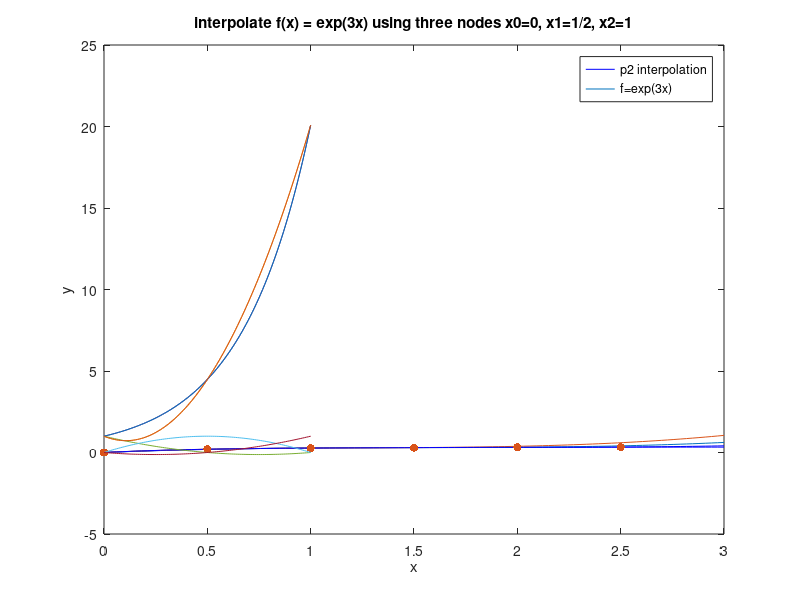

This figure's MATLAB source: (Note: this script raises an error after producing the figure.)
%%
%(a) table of data
X = [0 0.5 1.0 1.5 2.0 2.5]';
Y = [0 0.2 0.27 0.30 0.32 0.33]';
coef_a = X.^3;
coef_b = X.^2;
coef_c = X;
coef_d = ones(6,1);

% write coefficients into matrix A
A = zeros(6,4);
A(:,1) = coef_a;
A(:,2) = coef_b;
A(:,3) = coef_c;
A(:,4) = coef_d;


% all six points
[Q, R]= qr(A);
coefs =  R\(Q'*Y);
x = linspace(0,3, 100);
y_lsq = coefs(1)* x.^3 +coefs(2) * x.^2 + coefs(3) * x + coefs(4);
plot(x, y_lsq,'blue')
hold on


% only the data i = 0,1,2,3,4
[Q2, R2]= qr(A(1:5,1:4));
coefs_2 =  R2\(Q2'*Y(1:5));
x = linspace(0,3, 100);
y2_lsq = coefs_2(1)* x.^3 +coefs_2(2) * x.^2 + coefs_2(3) * x + coefs_2(4);
plot(x, y2_lsq)
hold on



% only the data i = 0,1,2,3
[Q3, R3]= qr(A(1:4,1:4));
coefs_3 =  R3\(Q3'*Y(1:4));
x = linspace(0,3, 100);
y3_lsq = coefs_3(1)* x.^3 +coefs_3(2) * x.^2 + coefs_3(3) * x + coefs_3(4);
plot(x, y3_lsq)
hold on
scatter(X, Y, 'filled')
xlabel('x')
ylabel('y')
legend('6 points interpolation','5 points interpolation', '4 points interpolation', 'data points')

% case three is a sqecial least square problem because the least square
% polynomial we find fits perfectly with the actual data point without any error. 

%%
%(b)

clc
clear all
close all
X = [0 0.5 1.0 1.5 2.0 2.5]';
Y = [0 0.2 0.27 0.30 0.32 0.33]';
coef_a = X.^5;
coef_b = X.^4;
coef_c = X.^3;
coef_d = X.^2;
coef_e = X;
coef_f = ones(6,1);

A = zeros(6,6);
A(:,1) = coef_a;
A(:,2) = coef_b;
A(:,3) = coef_c;
A(:,4) = coef_d;
A(:,5) = coef_e;
A(:,6) = coef_f;

[Q, R]= qr(A);
coefs =  R\(Q'*Y);
x = linspace(0,3, 100);
y_lsq = coefs(1)* x.^5 +coefs(2) * x.^4 + coefs(3) * x.^3 + coefs(4)* x.^2 + coefs(5)*x + coefs(6);
plot(x, y_lsq,'blue')
hold on
scatter(X, Y, 'filled')
legend('five degree interpolation', 'data points')


% we would have to use polynomials with degree greater or equal to 5 so
% that the solution interpolates all six data points


%%  4. polynomial interpolation and error estimation
%(a)
clc
clear all
close all
X = [0 1/2 1]';
Y = exp(3*X);
A = zeros(3,3);
A (:, 1)= [1 1 1]';
A (:, 2)= X;
A (:, 3)= X.^2;
coef = linsolve(A, Y);
x = linspace(0,1,100);
P2 = coef(1) + coef(2) * x + coef(3) * x.^2;
f = exp(3*x);
plot(x, P2)
hold on
plot(x, f)

legend('numerical interpolation using monomial basis','f(x)= exp(3x)', 'location', 'best')
title('numerical interpolation of three nodes x0=0, x1=1/2, x2=1 using monomial basis')
xlabel('x');
ylabel('y');




%% (b)

clc
clear all
close all

x = linspace(0,1,100);
L0 = 2* x.^2 - 3*x +1;
L1 = -4*x.^2 + 4*x;
L2 = 2*x.^2-x;

plot(x, L0)
hold on
plot(x, L1)
hold on
plot(x, L2)
title('lagrange basis')
legend('lagrange basis L0', 'lagrange basis L1', 'lagrange basis L2')

%%


clc
clear all
close all

c0 = 1;
c1 = 4 * e^(3/2) - e^3 - 3;
c2 = 2 - 4 * e^(3/2) + 2 * e^3;

x = linspace(0,1,100);
P2_a = c0 + c1 * x + c2 * x.^2;
f = exp(3 * x);

plot(x, f)
hold on
plot(x, P2_a)

title('interpolate f(x) = exp(3x) using three nodes x0=0, x1=1/2, x2=1')
xlabel('x')
ylabel('y')
legend('p2 interpolation', 'f=exp(3x)','location', 'best')


%%
%3(c)
K2 = [];
n1 = 5;
x_5 = linspace(-1,1,n1+1);
A_5 = fliplr(vander(x_5));
K2(1) = cond(A_5);
disp('when n=5: ')
K2(1)

n2 = 10;
x_10 = linspace(-1,1,n2+1);
A_10 = fliplr(vander(x_10));
K2(2) = cond(A_10);
disp('when n=10: ')
K2(2)


n3 = 20;
x_20 = linspace(-1,1,n3+1);
A_20 = fliplr(vander(x_20));
K2(3) = cond(A_20);
disp('when n=20: ')
K2(3)

n4 = 30;
x_30 = linspace(-1,1,n4+1);
A_30 = fliplr(vander(x_30));
K2(4) = cond(A_30);
disp('when n=30: ')
K2(4)

%%
clear; close all; clc
% generate Chebyshev points on the domain [-1,1]
a = -1;
b = 1;
% define the indication function
f = @(x) (x >=0);

max_error = [];
L2_error = [];
n_list = [2 4 8 16 32 64 128 256];
for n = [2 4 8 16 32 64 128 256]
    i = linspace(0,n, n+1);
    x = 0.5 * (a+b) +0.5 * (b-a)*cos((i + 0.5 )* pi/(n+1));
    y = f(x);
    % evaluate error pn-f at a large number of uniformly distributed points (at ~ 10n points)
    x0 = linspace(-1,1,10*n);
    y0 = zeros(length(x0), 1);
    for N = 1:length(x0)
        y0(N) = lagrange_interpolant(x, y, x0(N));
    end
    error = abs(y0 - f(x0)');
    sum_error_sqr = sum(error.^2);
    max_error = [max_error max(error)];
    L2_error = [L2_error sqrt(2* sum_error_sqr/10/n)];

end
disp('table of maximum error:')
table_max_error = [n_list; max_error]
% expect convergence in the maximum norm

disp('table of L2 error:')
table_l2_error = [n_list; L2_error]

%%
n = randi(10);
r = randi([0 10],n,n)


%%
function y0 = lagrange_interpolant(x, y, x0)
y0 = 0;
n = length(x);
for j = 1:n
    t=1;
    for i = 1: n
        if i ~=j
            t=t * (x0-x(i))/(x(j)-x(i));
        end
    end
    y0 = y0+ t* y(j);
end
end



